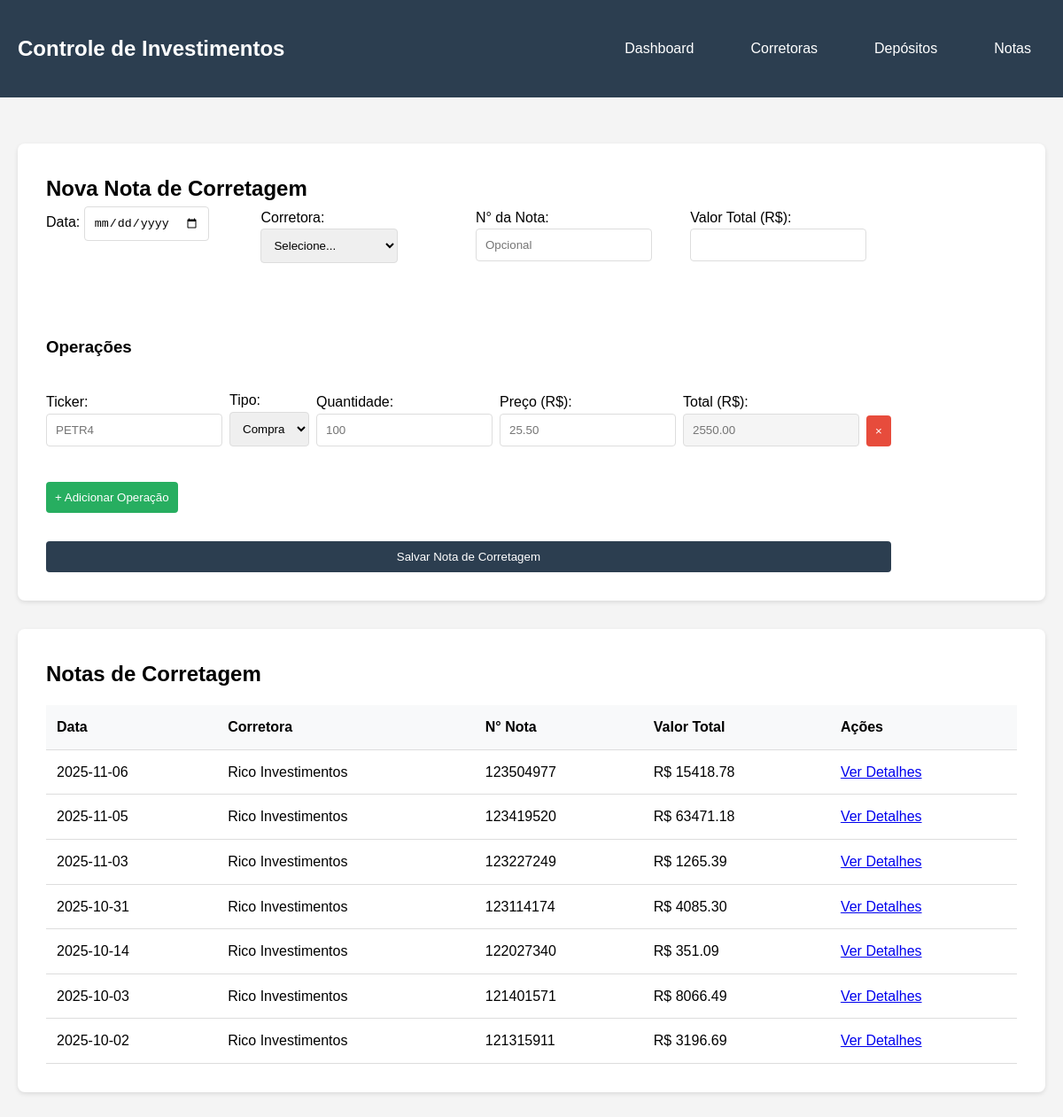
Page /notas on the committed database.
### tables this page shows
CREATE TABLE notas_corretagem (
                id INTEGER PRIMARY KEY AUTOINCREMENT,
                data DATE NOT NULL,
                corretora_id INTEGER NOT NULL,
                numero_nota TEXT,
                valor_total REAL NOT NULL,
                taxas REAL DEFAULT 0,
                FOREIGN KEY (corretora_id) REFERENCES corretoras (id)
            );

CREATE TABLE corretoras (
                id INTEGER PRIMARY KEY AUTOINCREMENT,
                nome TEXT UNIQUE NOT NULL
            );

### app.py (the view, shortened to what this page needs)
@app.route('/notas', methods=['GET', 'POST'])
def notas_corretagem():
    corretoras = Corretora.buscar_todas()
    notas = NotaCorretagem.buscar_todas()
    return render_template('notas_corretagem.html',
                         corretoras=corretoras,
                         notas=notas)

### database.py (called while the page is built)
    def get_connection(self):
        return sqlite3.connect(self.db_name)

    def fetch_all(self, query, params=()):
        conn = self.get_connection()
        cursor = conn.cursor()
        cursor.execute(query, params)
        results = cursor.fetchall()
        conn.close()
        return results

### models.py (called while the page is built)
    @staticmethod
    def buscar_todas():
        results = db.fetch_all("SELECT * FROM corretoras ORDER BY nome")
        return [Corretora(id=row[0], nome=row[1]) for row in results]

    @staticmethod
    def buscar_todas():
        results = db.fetch_all('''
            SELECT n.*, c.nome as corretora_nome
            FROM notas_corretagem n
            JOIN corretoras c ON n.corretora_id = c.id
            ORDER BY n.data DESC
        ''')
        notas = []
        for row in results:
            nota = NotaCorretagem(id=row[0], data=row[1], corretora_id=row[2],
                                numero_nota=row[3], valor_total=row[4], taxas=row[5])
            nota.corretora_nome = row[6]
            notas.append(nota)
        return notas

### templates/notas_corretagem.html (shortened to what this page needs)
{% extends "base.html" %}
{% block content %}
<div class="card">
    <h2>Nova Nota de Corretagem</h2>
    <form method="POST" id="notaForm">
        <div style="display: grid; grid-template-columns: 1fr 1fr 1fr 1fr; gap: 1rem; margin-bottom: 2rem;">
            <div>
                <label>Data:</label>
                <input type="date" name="data" required>
            </div>
            <div>
                <label>Corretora:</label>
                <select name="corretora_id" required>
                    <option value="">Selecione...</option>
                </select>
            </div>
            <div>
                <label>N° da Nota:</label>
                <input type="text" name="numero_nota" placeholder="Opcional">
            </div>
            <div>
                <label>Valor Total (R$):</label>
                <input type="number" name="valor_total" step="0.01" required>
            </div>
        </div>
        <h3 style="margin: 2rem 0 1rem 0;">Operações</h3>
        <div id="operacoes-container">
            <div class="operacao" style="display: grid; grid-template-columns: 2fr 1fr 1fr 1fr 1fr auto; gap: 0.5rem; margin-bottom: 0.5rem; align-items: end;">
                <div>
                    <label>Ticker:</label>
                    <input type="text" placeholder="PETR4" name="ticker[]" required>
                </div>
                <div>
                    <label>Tipo:</label>
                    <select name="tipo[]" required>
                        <option value="C">Compra</option>
                    </select>
                </div>
                <div>
                    <label>Quantidade:</label>
                    <input type="number" placeholder="100" name="quantidade[]" min="1" required>
                </div>
                <div>
                    <label>Preço (R$):</label>
                    <input type="number" placeholder="25.50" name="preco[]" step="0.01" required>
                </div>
                <div>
                    <label>Total (R$):</label>
                    <input type="number" placeholder="2550.00" name="total[]" step="0.01" required readonly style="background: #f5f5f5;">
                </div>
                <div>
                    <button type="button" onclick="removerOperacao(this)" style="background: #e74c3c; margin-top: 1.5rem;">×</button>
                </div>
            </div>
        </div>
        <div style="margin: 1rem 0;">
            <button type="button" onclick="adicionarOperacao()" style="background: #27ae60;">+ Adicionar Operação</button>
        </div>
        <button type="submit" style="background: #2c3e50;">Salvar Nota de Corretagem</button>
    </form>
</div>
<div class="card">
    <h2>Notas de Corretagem</h2>
    <table>
        <thead>
            <tr>
                <th>Data</th>
                <th>Corretora</th>
                <th>N° Nota</th>
                <th>Valor Total</th>
                <th>Ações</th>
            </tr>
        </thead>
        <tbody>
            {% for nota in notas %}
            <tr>
                <td>{{ nota.data }}</td>
                <td>{{ nota.corretora_nome }}</td>
                <td>{{ nota.numero_nota or '-' }}</td>
                <td>R$ {{ "%.2f"|format(nota.valor_total) }}</td>
                <td><a href="{{ url_for('detalhes_nota', nota_id=nota.id) }}">Ver Detalhes</a></td>
            </tr>
            {% else %}
            <tr>
                <td colspan="5" style="text-align: center;">Nenhuma nota cadastrada</td>
            </tr>
            {% endfor %}
        </tbody>
    </table>
</div>
{% endblock %}

### templates/base.html (style rules this page uses)
* { margin: 0; padding: 0; box-sizing: border-box; }
body { font-family: Arial, sans-serif; line-height: 1.6; background: #f4f4f4; }
.card { background: white; padding: 2rem; margin-bottom: 2rem; border-radius: 8px; box-shadow: 0 2px 5px rgba(0,0,0,0.1); }
table { width: 100%; border-collapse: collapse; margin-top: 1rem; }
th, td { padding: 12px; text-align: left; border-bottom: 1px solid #ddd; }
th { background: #f8f9fa; }
form { display: grid; gap: 1rem; max-width: 600px; }
input, select, button { padding: 10px; border: 1px solid #ddd; border-radius: 4px; }
button { background: #3498db; color: white; border: none; cursor: pointer; }

### rows in the picture
notas_corretagem: data "2025-11-06", corretora_nome "Rico Investimentos", numero_nota "123504977", valor_total "15418.78"
notas_corretagem: data "2025-11-05", corretora_nome "Rico Investimentos", numero_nota "123419520", valor_total "63471.18"
notas_corretagem: data "2025-11-03", corretora_nome "Rico Investimentos", numero_nota "123227249", valor_total "1265.39"
notas_corretagem: data "2025-10-31", corretora_nome "Rico Investimentos", numero_nota "123114174", valor_total "4085.30"
notas_corretagem: data "2025-10-14", corretora_nome "Rico Investimentos", numero_nota "122027340", valor_total "351.09"
notas_corretagem: data "2025-10-03", corretora_nome "Rico Investimentos", numero_nota "121401571", valor_total "8066.49"
notas_corretagem: data "2025-10-02", corretora_nome "Rico Investimentos", numero_nota "121315911", valor_total "3196.69"
